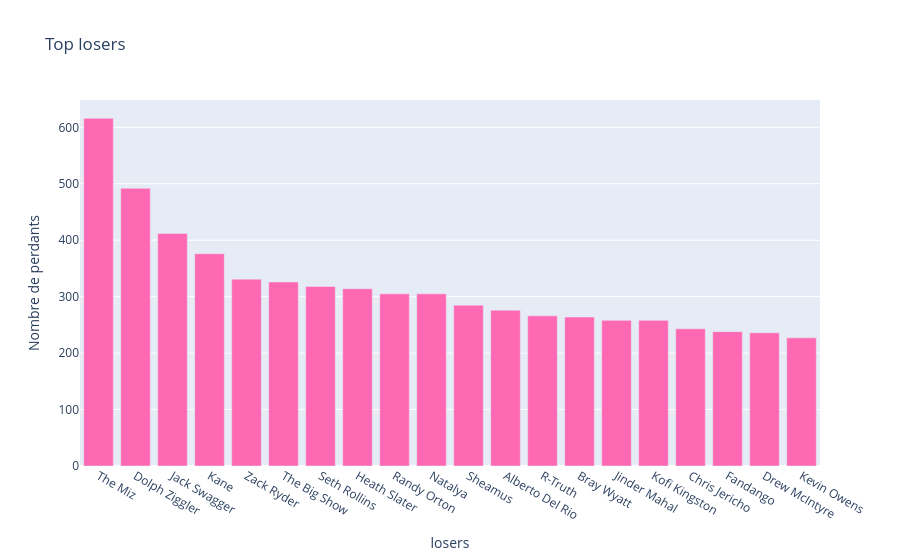

Source (notebook cell):
### Code cell
fig = px.bar(top20_losers, x="losers", y="loser_count", title='Top losers', color_discrete_sequence=['#FF69B4'], labels={'loser':'Perdant', 'loser_count':'Nombre de perdants'})
fig.show()

### Figure 1 — Plotly figure (JSON) as saved in the notebook; plotly's stock layout.template omitted (floating-point values rounded to 4 significant figures)
{"data": [{"hovertemplate": "losers=%{x}<br>Nombre de perdants=%{y}<extra></extra>", "legendgroup": "", "marker": {"color": "#FF69B4", "pattern": {"shape": ""}}, "name": "", "orientation": "v", "showlegend": false, "textposition": "auto", "type": "bar", "x": ["The Miz", "Dolph Ziggler", "Jack Swagger", "Kane", "Zack Ryder", "The Big Show", "Seth Rollins", "Heath Slater", "Randy Orton", "Natalya", "Sheamus", "Alberto Del Rio", "R-Truth", "Bray Wyatt", "Jinder Mahal", "Kofi Kingston", "Chris Jericho", "Fandango", "Drew McIntyre", "Kevin Owens"], "xaxis": "x", "y": [616.0, 492.0, 412.0, 376.0, 331.0, 326.0, 318.0, 314.0, 305.0, 305.0, 285.0, 276.0, 266.0, 264.0, 258.0, 258.0, 243.0, 238.0, 236.0, 227.0], "yaxis": "y"}], "layout": {"barmode": "relative", "legend": {"tracegroupgap": 0}, "title": {"text": "Top losers"}, "xaxis": {"anchor": "y", "domain": [0, 1], "title": {"text": "losers"}}, "yaxis": {"anchor": "x", "domain": [0, 1], "title": {"text": "Nombre de perdants"}}}}
